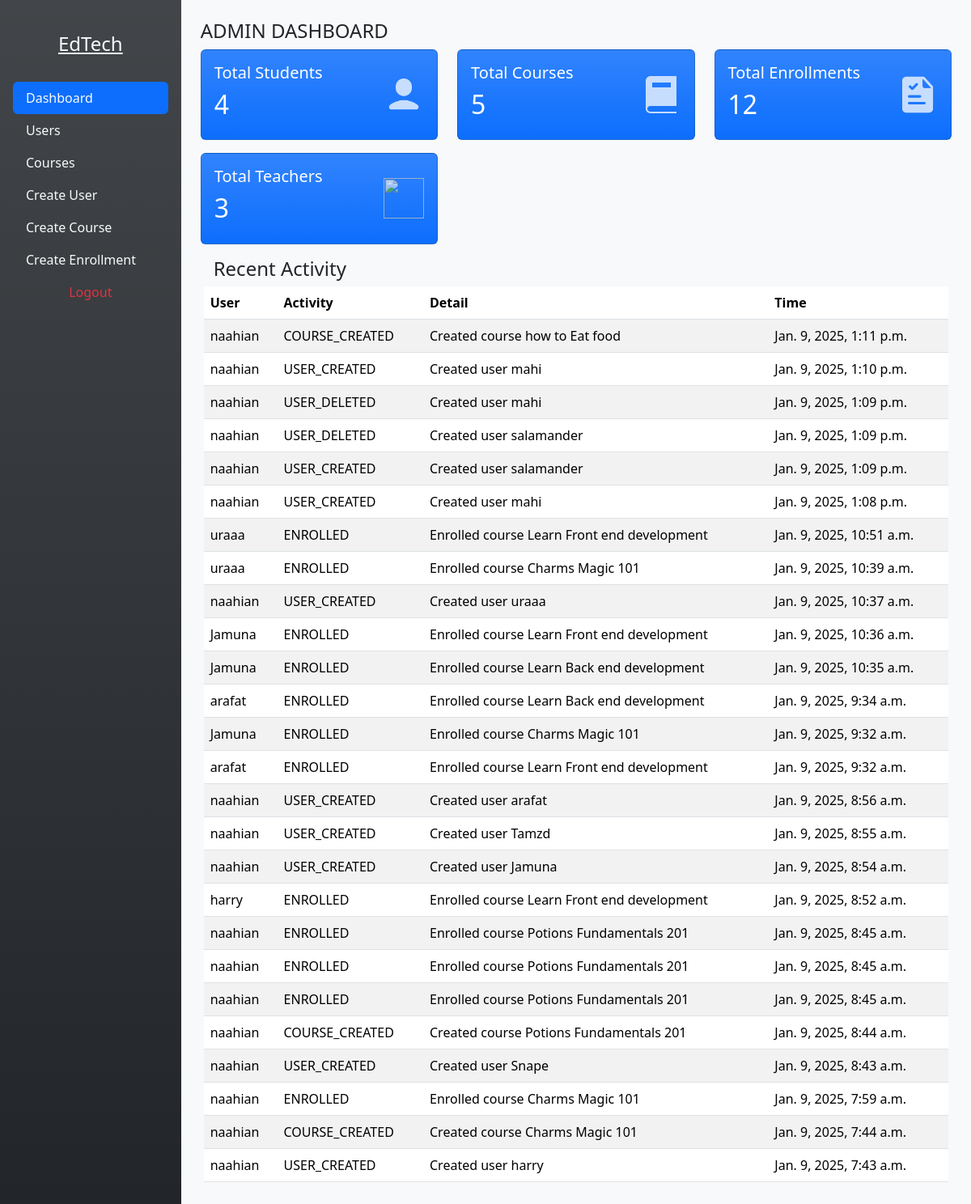
The page /dashboard/admin (signed in) on the database its author committed.
### dashboard/models.py (models this page shows, shortened)
class Activity(models.Model):
    ACTION_CHOICES = [
        ("USER_CREATED", "User Created"),
        ("USER_CREATED", "User Deleted"),
        ("COURSE_CREATED", "Course Created"),
        ("COURSE_DELETED", "Course Deleted"),
        ("ENROLLED", "Enrolled"),
        ("COMPLETED", "Enrollment Completed"),
    ]
    user = models.ForeignKey(User, on_delete=models.CASCADE, db_index=True)
    action = models.CharField(max_length=50, choices=ACTION_CHOICES)
    timestamp = models.DateTimeField(auto_now_add=True)
    details = models.TextField(blank=True)

### dashboard/views.py (the view)
# urls.py: path('admin', views.adminDashboard, name='admin-dashboard'),
@login_required(login_url="/users/login")
def adminDashboard(request:HttpRequest, usertype="admin"):
    activities = list(Activity.objects.values().order_by('-timestamp'))
    for activity in activities:
        activity["username"] = User.objects.filter(id=activity['user_id']).first().username
    context = {
        "user_type": usertype,
        "courses": len(Course.objects.all()),
        "enrollments": len(Enrollment.objects.all()),
        "teachers":Group.objects.get(name="teacher").user_set.count(),
        "students":Group.objects.get(name="student").user_set.count(),
        "activities" : activities
    }
    return render(request, "admin_dashboard.html", context=context)

### frontend/template/admin_dashboard.html (shortened to what this page needs)
{% load static %}
<!DOCTYPE html>
<html lang="en" style="height: 100%;">
<head>
    <link href="https://cdn.jsdelivr.net/npm/bootstrap@5.3.2/dist/css/bootstrap.min.css" rel="stylesheet"
 />
</head>
<body style="height: 100%;">
    {%block content%}
    <div class="d-flex w-100 h-100">
        <div class="nav flex-column nav-pills bg-dark bg-gradient p-3 h-100" id="v-pills-tab" role="tablist">
            <a class="link-light link-opacity-50-hover mx-5 my-3 p-2 text-center" href="/">
                <h4> EdTech</h4>
            </a>
            <a class="nav-link link-light link-opacity-50-hover active" id="v-pills-dashboard-tab" data-bs-toggle="pill"
                data-bs-target="#v-pills-dashboard" type="button" role="tab" aria-controls="v-pills-dashboard"
                aria-selected="true">Dashboard</a>
            <a class="nav-link link-light link-opacity-50-hover" id="v-pills-users-tab" data-bs-toggle="pill"
                data-bs-target="#v-pills-users" type="button" role="tab" aria-controls="v-pills-users"
                onclick="getUsers()" aria-selected="false">Users</a>
            <a class="nav-link link-light link-opacity-50-hover" id="v-pills-courses-tab" data-bs-toggle="pill"
                data-bs-target="#v-pills-courses" type="button" role="tab" aria-controls="v-pills-courses"
                onclick="getCourses()" aria-selected="false">Courses</a>
            <a class="nav-link link-light link-opacity-50-hover" id="v-pills-create-user-tab" data-bs-toggle="pill"
                data-bs-target="#v-pills-create-user" type="button" role="tab" aria-controls="v-pills-create-user"
                aria-selected="false">Create User</a>
            <a class="nav-link link-light link-opacity-50-hover" id="v-pills-create-course-tab" data-bs-toggle="pill"
                data-bs-target="#v-pills-create-course" type="button" role="tab" aria-controls="v-pills-create-course"
                onclick="getUsers()" aria-selected="false">Create Course</a>
            <a class="nav-link link-light link-opacity-50-hover" id="v-pills-create-enrollment-tab"
                data-bs-toggle="pill" data-bs-target="#v-pills-create-enrollment" type="button" role="tab"
                onclick="enrollNavEvent()" aria-controls="v-pills-create-enrollment" aria-selected="false">Create
                Enrollment</a>
            <a class="text-center nav-link link-danger" href="{%url 'logout'%}">Logout</a>
        </div>
        <div class="tab-content w-100 p-4 bg-light" id="v-pills-tabContent"
            style="overflow-y: auto; max-height: calc(100vh - 2rem);">
            <div class="tab-pane fade show active" id="v-pills-dashboard" role="tabpanel"
                aria-labelledby="v-pills-dashboard-tab">
                <h4 class="text-uppercase">{{user_type}} Dashboard</h4>
                <div class="row">
                    <div class="col-md-4">
                        <div class="flex-row card text-white align-items-center bg-primary bg-gradient mb-3">
                            <div class="col-md-8 card-body">
                                <h5 class="card-text">Total Students</h5>
                                <h2 class="card-title">{{students}}</h2>
                            </div>
                            <img class="mx-3 opacity-75" width="50" height="50" src="/media/icon/student.png">
                        </div>
                    </div>
                    <div class="col-md-4">
                        <div class="flex-row card text-white align-items-center bg-primary bg-gradient mb-3">
                            <div class="col-md-8 card-body">
                                <h5 class="card-text">Total Courses</h5>
                                <h2 class="card-title">{{courses}}</h2>
                            </div>
                            <img class="mx-3 opacity-75" width="50" height="50" src="/media/icon/course.png">
                        </div>
                    </div>
                    <div class="col-md-4">
                        <div class="flex-row card text-white align-items-center bg-primary bg-gradient mb-3">
                            <div class="col-md-8 card-body">
                                <h5 class="card-text">Total Enrollments</h5>
                                <h2 class="card-title">{{enrollments}}</h2>
                            </div>
                            <img class="mx-3 opacity-75" width="50" height="50" src="/media/icon/enroll.png">
                        </div>
                    </div>
                    <div class="col-md-4">
                        <div class="flex-row card text-white align-items-center bg-primary bg-gradient mb-3">
                            <div class="col-md-8 card-body">
                                <h5 class="card-text">Total Teachers</h5>
                                <h2 class="card-title">{{teachers}}</h2>
                            </div>
                            <img class="mx-3 opacity-75" width="50" height="50" src="/media/icon/teacher.png">
                        </div>
                    </div>
                </div>
                <div class="row px-3">
                    <h4>Recent Activity</h4>
                    <table class="table table-striped">
                        <thead>
                            <tr>
                                <th>User</th>
                                <th>Activity</th>
                                <th>Detail</th>
                                <th>Time</th>
                            </tr>
                        </thead>
                        <tbody id="activity-list">
                            {%for item in activities %}
                            <tr>
                                <td>{{item.username}}</td>
                                <td>{{item.action}}</td>
                                <td>{{item.details}}</td>
                                <td>{{item.timestamp}}</td>
                            </tr>
                            {% endfor %}
                        </tbody>
                    </table>
                </div>
            </div>
        </div>
    </div>
    {%endblock%}
</body>
</html>

### rows shown on the page
Activity: username "naahian", action "COURSE_CREATED", details "Created course how to Eat food", timestamp "Jan. 9, 2025, 1:11 p.m."
Activity: username "naahian", action "USER_CREATED", details "Created user mahi", timestamp "Jan. 9, 2025, 1:10 p.m."
Activity: username "naahian", action "USER_DELETED", details "Created user mahi", timestamp "Jan. 9, 2025, 1:09 p.m."
Activity: username "naahian", action "USER_DELETED", details "Created user salamander", timestamp "Jan. 9, 2025, 1:09 p.m."
Activity: username "naahian", action "USER_CREATED", details "Created user salamander", timestamp "Jan. 9, 2025, 1:09 p.m."
Activity: username "naahian", action "USER_CREATED", details "Created user mahi", timestamp "Jan. 9, 2025, 1:08 p.m."
Activity: username "uraaa", action "ENROLLED", details "Enrolled course Learn Front end development", timestamp "Jan. 9, 2025, 10:51 a.m."
Activity: username "uraaa", action "ENROLLED", details "Enrolled course Charms Magic 101", timestamp "Jan. 9, 2025, 10:39 a.m."
Activity: username "naahian", action "USER_CREATED", details "Created user uraaa", timestamp "Jan. 9, 2025, 10:37 a.m."
Activity: username "Jamuna", action "ENROLLED", details "Enrolled course Learn Front end development", timestamp "Jan. 9, 2025, 10:36 a.m."
Activity: username "Jamuna", action "ENROLLED", details "Enrolled course Learn Back end development", timestamp "Jan. 9, 2025, 10:35 a.m."
Activity: username "arafat", action "ENROLLED", details "Enrolled course Learn Back end development", timestamp "Jan. 9, 2025, 9:34 a.m."
Activity: username "Jamuna", action "ENROLLED", details "Enrolled course Charms Magic 101", timestamp "Jan. 9, 2025, 9:32 a.m."
Activity: username "arafat", action "ENROLLED", details "Enrolled course Learn Front end development", timestamp "Jan. 9, 2025, 9:32 a.m."
Activity: username "naahian", action "USER_CREATED", details "Created user arafat", timestamp "Jan. 9, 2025, 8:56 a.m."
Activity: username "naahian", action "USER_CREATED", details "Created user Tamzd", timestamp "Jan. 9, 2025, 8:55 a.m."
Activity: username "naahian", action "USER_CREATED", details "Created user Jamuna", timestamp "Jan. 9, 2025, 8:54 a.m."
Activity: username "harry", action "ENROLLED", details "Enrolled course Learn Front end development", timestamp "Jan. 9, 2025, 8:52 a.m."
Activity: username "naahian", action "ENROLLED", details "Enrolled course Potions Fundamentals 201", timestamp "Jan. 9, 2025, 8:45 a.m."
Activity: username "naahian", action "ENROLLED", details "Enrolled course Potions Fundamentals 201", timestamp "Jan. 9, 2025, 8:45 a.m."
Activity: username "naahian", action "ENROLLED", details "Enrolled course Potions Fundamentals 201", timestamp "Jan. 9, 2025, 8:45 a.m."
Activity: username "naahian", action "COURSE_CREATED", details "Created course Potions Fundamentals 201", timestamp "Jan. 9, 2025, 8:44 a.m."
Activity: username "naahian", action "USER_CREATED", details "Created user Snape", timestamp "Jan. 9, 2025, 8:43 a.m."
Activity: username "naahian", action "ENROLLED", details "Enrolled course Charms Magic 101", timestamp "Jan. 9, 2025, 7:59 a.m."
Activity: username "naahian", action "COURSE_CREATED", details "Created course Charms Magic 101", timestamp "Jan. 9, 2025, 7:44 a.m."
Activity: username "naahian", action "USER_CREATED", details "Created user harry", timestamp "Jan. 9, 2025, 7:43 a.m."

### other values the page prints
{{ user_type }} "ADMIN"
{{ students }} "4"
{{ courses }} "5"
{{ enrollments }} "12"
{{ teachers }} "3"
